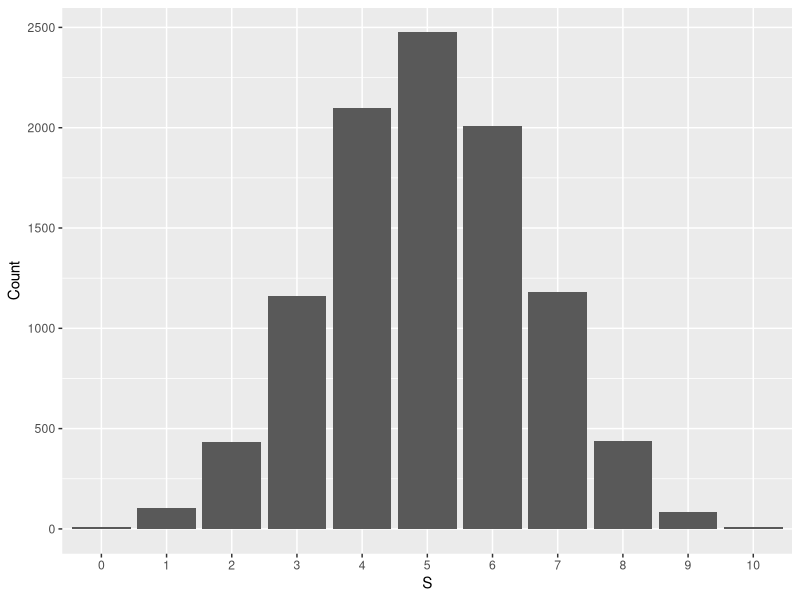
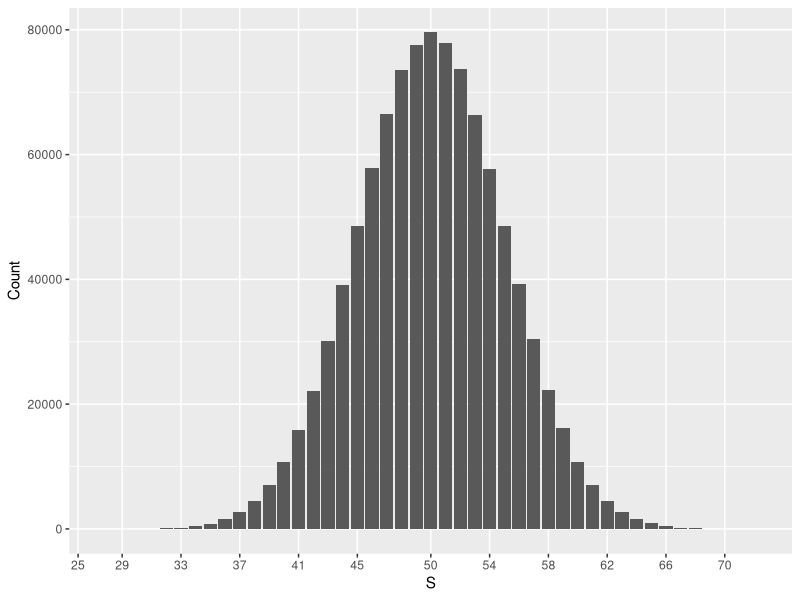

These figures' R source, in order:
## ---- chunk 1
knitr::opts_chunk$set(echo = FALSE)
## ---- chunk 2
n = 10; p = 1/2; nsim = 10000; obsv = rbinom(nsim, size = n, prob = p)
## ---- chunk 3
library(ggplot2)
data = data.frame(bern = table(obsv))
colnames(data) = c("S","Count")
ggplot(data, aes(x = S, y = Count)) + 
  geom_bar(stat="identity")
## ---- chunk 4
n = 100; p = 1/2; nsim = 1000000; obsv = rbinom(nsim, size = n, prob = p)
## ---- chunk 5
data = data.frame(bern = table(obsv))
colnames(data) = c("S","Count")
labels = floor(seq(0,n,length.out=25))
ggplot(data, aes(x = S, y = Count)) + 
  geom_bar(stat="identity") +
  scale_x_discrete(breaks=labels, labels=as.character(labels))
